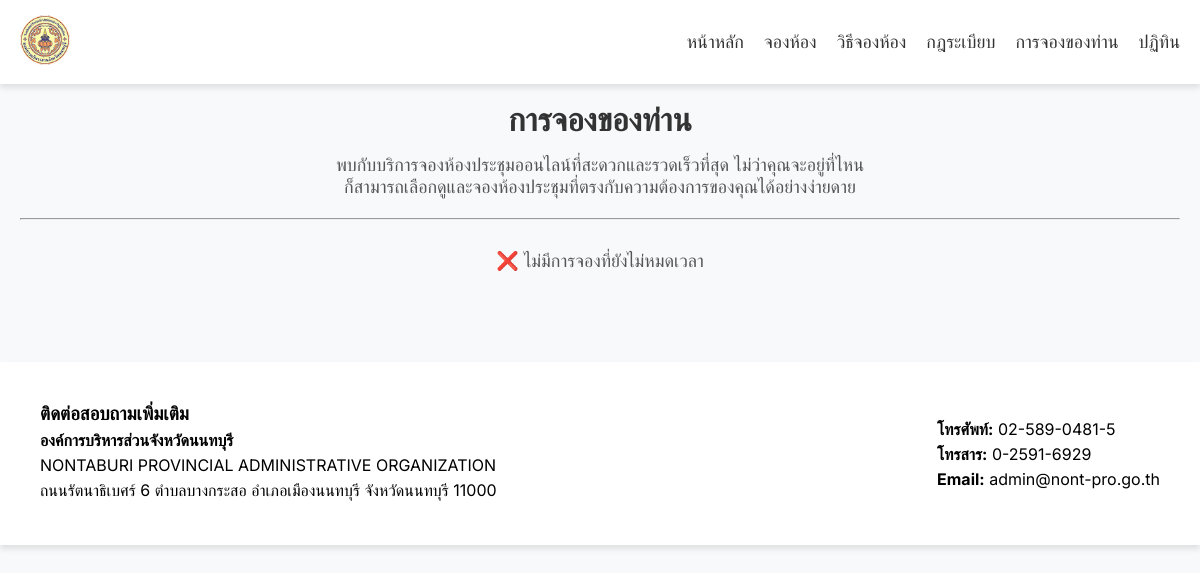
Page /my_bookings.php on the earlier database version.
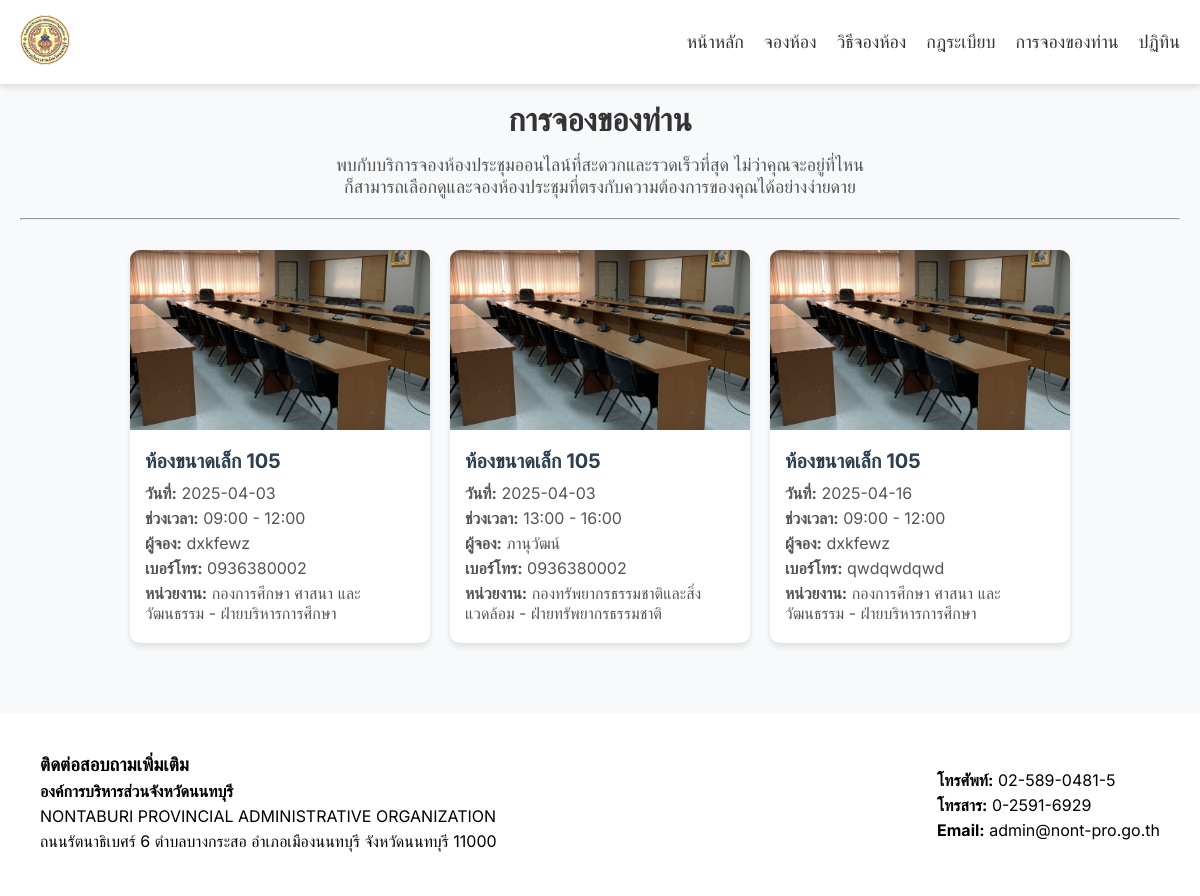
Same page on the later database version.
### tables this page shows
CREATE TABLE `bookings` (
  `id` int(11) NOT NULL,
  `room_id` int(11) DEFAULT NULL,
  `customer_name` varchar(255) NOT NULL,
  `customer_phone` varchar(20) NOT NULL,
  `booking_date` date NOT NULL,
  `time_slot` varchar(50) NOT NULL,
  `department_id` int(11) DEFAULT NULL,
  `sub_department_id` int(11) DEFAULT NULL
);

CREATE TABLE `rooms` (
  `id` int(11) NOT NULL,
  `name` varchar(255) NOT NULL,
  `size` varchar(50) DEFAULT NULL,
  `equipment` text DEFAULT NULL,
  `image` varchar(255) DEFAULT NULL
);

CREATE TABLE `departments` (
  `id` int(11) NOT NULL,
  `name` varchar(255) NOT NULL
);

CREATE TABLE `sub_departments` (
  `id` int(11) NOT NULL,
  `department_id` int(11) DEFAULT NULL,
  `name` varchar(255) NOT NULL
);

### my_bookings.php (the view, shortened to what this page needs)
<?php
include 'config/config.php';
$sql = "SELECT
            b.id, b.booking_date, b.time_slot, b.customer_name, b.customer_phone,
            r.name AS room_name, r.image,
            sd.name AS sub_department_name, d.name AS department_name
        FROM bookings b
        JOIN rooms r ON b.room_id = r.id
        LEFT JOIN sub_departments sd ON b.sub_department_id = sd.id
        LEFT JOIN departments d ON sd.department_id = d.id
        WHERE b.booking_date >= CURDATE()
        ORDER BY b.booking_date ASC";
$result = $conn->query($sql);
?>
<!DOCTYPE html>
<html lang="th">
<head>
    <link rel="stylesheet" href="/software/css/style-mybooking.css" />
</head>
<body>
    <header class="fade-in">
        <nav>
            <div class="logo">
                <img src="/software/images/logo.png" alt="logo">
            </div>
            <ul>
                <li><a href="index.php">หน้าหลัก</a></li>
                <li><a href="booking.php">จองห้อง</a></li>
                <li><a href="howto.php">วิธีจองห้อง</a></li>
                <li><a href="rules.php">กฎระเบียบ</a></li>
                <li><a href="my_bookings.php">การจองของท่าน</a></li>
                <li><a href="booking_calendar.php">ปฏิทิน</a></li>
            </ul>
        </nav>
    </header>
    <section class="bookings-section fade-in">
        <h2 class="title">การจองของท่าน</h2>
        <p>พบกับบริการจองห้องประชุมออนไลน์ที่สะดวกและรวดเร็วที่สุด ไม่ว่าคุณจะอยู่ที่ไหน
            <br />ก็สามารถเลือกดูและจองห้องประชุมที่ตรงกับความต้องการของคุณได้อย่างง่ายดาย
        </p>
        <hr>
        <div class="bookings-container">
            <?php
            if ($result->num_rows > 0) {
                while ($row = $result->fetch_assoc()) { ?>
                    <div class="booking-card">
                    <?php
                        $firstImage = explode(',', $row['image'])[0];
                        ?>
                        <img src="/software/images/<?php echo trim($firstImage); ?>" alt="<?php echo $row['room_name']; ?>">
                        <div class="card-info">
                            <h3><?php echo $row['room_name']; ?></h3>
                            <p><strong>วันที่:</strong> <?php echo $row['booking_date']; ?></p>
                            <p><strong>ช่วงเวลา:</strong> <?php echo $row['time_slot']; ?></p>
                            <p><strong>ผู้จอง:</strong> <?php echo $row['customer_name']; ?></p>
                            <p><strong>เบอร์โทร:</strong> <?php echo $row['customer_phone']; ?></p>
                            <p><strong>หน่วยงาน:</strong> <?php echo $row['department_name'] . ' - ' . $row['sub_department_name']; ?></p>
                        </div>
                    </div>
                <?php }
            } else {
                echo "<p style='text-align:center;'>❌ ไม่มีการจองที่ยังไม่หมดเวลา</p>";
            }
            ?>
        </div>
    </section>
    <footer class="footer fade-in">
        <div class="contact-info">
            <h3>ติดต่อสอบถามเพิ่มเติม</h3>
            <p><strong>องค์การบริหารส่วนจังหวัดนนทบุรี</strong></p>
            <p>NONTABURI PROVINCIAL ADMINISTRATIVE ORGANIZATION</p>
            <p>ถนนรัตนาธิเบศร์ 6 ตำบลบางกระสอ อำเภอเมืองนนทบุรี จังหวัดนนทบุรี 11000</p>
        </div>
        <div class="contact-details">
            <p><strong>โทรศัพท์:</strong> 02-589-0481-5</p>
            <p><strong>โทรสาร:</strong> 0-2591-6929</p>
            <p><strong>Email:</strong> admin@nont-pro.go.th</p>
        </div>
    </footer>
</body>
</html>

### css/style-mybooking.css (style rules this page uses)
* { margin: 0; padding: 0; box-sizing: border-box; font-family: 'Inter', sans-serif; }
html, body { scroll-behavior: smooth; background-color: #f8f9fa; }
header { background: white; position: fixed; width: 100%; top: 0; left: 0; padding: 15px 0; box-shadow: 0 4px 6px rgba(0, 0, 0, 0.1); z-index: 1000; }
nav { display: flex; justify-content: space-between; align-items: center; max-width: 1200px; margin: auto; padding: 0 20px; }
.logo img { height: 50px; }
nav ul { list-style: none; display: flex; }
nav ul li { margin-left: 20px; }
nav ul li a { text-decoration: none; font-size: 18px; color: #333; transition: color 0.3s; }
.bookings-section { max-width: 1200px; margin: 80px auto 50px; padding: 20px; text-align: center; }
.title { font-size: 32px; color: #333; margin-bottom: 15px; }
.bookings-section p { font-size: 18px; color: #555; margin-bottom: 20px; }
.bookings-container { margin-top: 30px; display: flex; flex-wrap: wrap; gap: 20px; justify-content: center; }
.booking-card { background: white; width: 300px; border-radius: 10px; box-shadow: 0 4px 6px rgba(0, 0, 0, 0.1); overflow: hidden; transition: transform 0.3s; }
.booking-card img { width: 100%; height: 180px; object-fit: cover; }
.card-info { padding: 15px; text-align: left; }
.card-info h3 { font-size: 20px; color: #2c3e50; margin-bottom: 10px; }
.card-info p { font-size: 16px; margin-bottom: 5px; color: #555; }
.footer { background: white; padding: 40px; margin-top: 50px; display: flex; justify-content: space-between; align-items: center; max-width: 1200px; margin: auto; box-shadow: 0 4px 6px rgba(0, 0, 0, 0.1); }
.footer .contact-info, .footer .contact-details { text-align: left; }
.footer p { font-size: 16px; margin: 5px 0; }

Differences in the rows shown:
added bookings: room.name "ห้องขนาดเล็ก 105", booking_date "2025-04-03", time_slot "09:00 - 12:00", customer_name "dxkfewz", customer_phone "0936380002", department.name "กองการศึกษา ศาสนา และวัฒนธรรม", sub_department.name "ฝ่ายบริหารการศึกษา"
added bookings: room.name "ห้องขนาดเล็ก 105", booking_date "2025-04-03", time_slot "13:00 - 16:00", customer_name "ภานุวัฒน์", customer_phone "0936380002", department.name "กองทรัพยากรธรรมชาติและสิ่งแวดล้อม", sub_department.name "ฝ่ายทรัพยากรธรรมชาติ"
added bookings: room.name "ห้องขนาดเล็ก 105", booking_date "2025-04-16", time_slot "09:00 - 12:00", customer_name "dxkfewz", customer_phone "qwdqwdqwd", department.name "กองการศึกษา ศาสนา และวัฒนธรรม", sub_department.name "ฝ่ายบริหารการศึกษา"
Other differences:
text no longer shown: "❌ ไม่มีการจองที่ยังไม่หมดเวลา"
